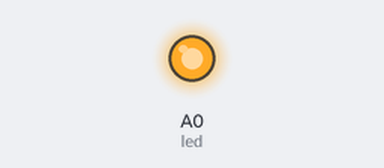
A sketch run on a simulated Arduino Uno, built with avr-gcc and run on an emulated ATmega328P. Parts: output pins drawn as LEDs (lit = HIGH).

Above: at 1.0 s.
At 3.0 s:
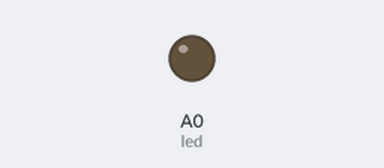
Timing chart, 0 to 5.2 s (numbered marks = the images above):
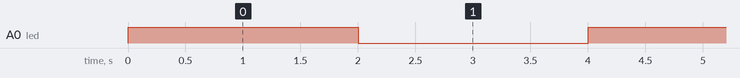

Measured:
- by itself, A0 (led): alternates HIGH for 2.0 s and LOW for 2.0 s

The sketch:

led_blink.ino
```cpp
int led = A0; // the pin the LED is connected to
void setup()
{
  pinMode(led, OUTPUT); // Declare the LED as an output
}

void loop()
{
 digitalWrite(led, HIGH);
 delay(2000);
  digitalWrite(led, LOW);
  delay(2000);
}
```
